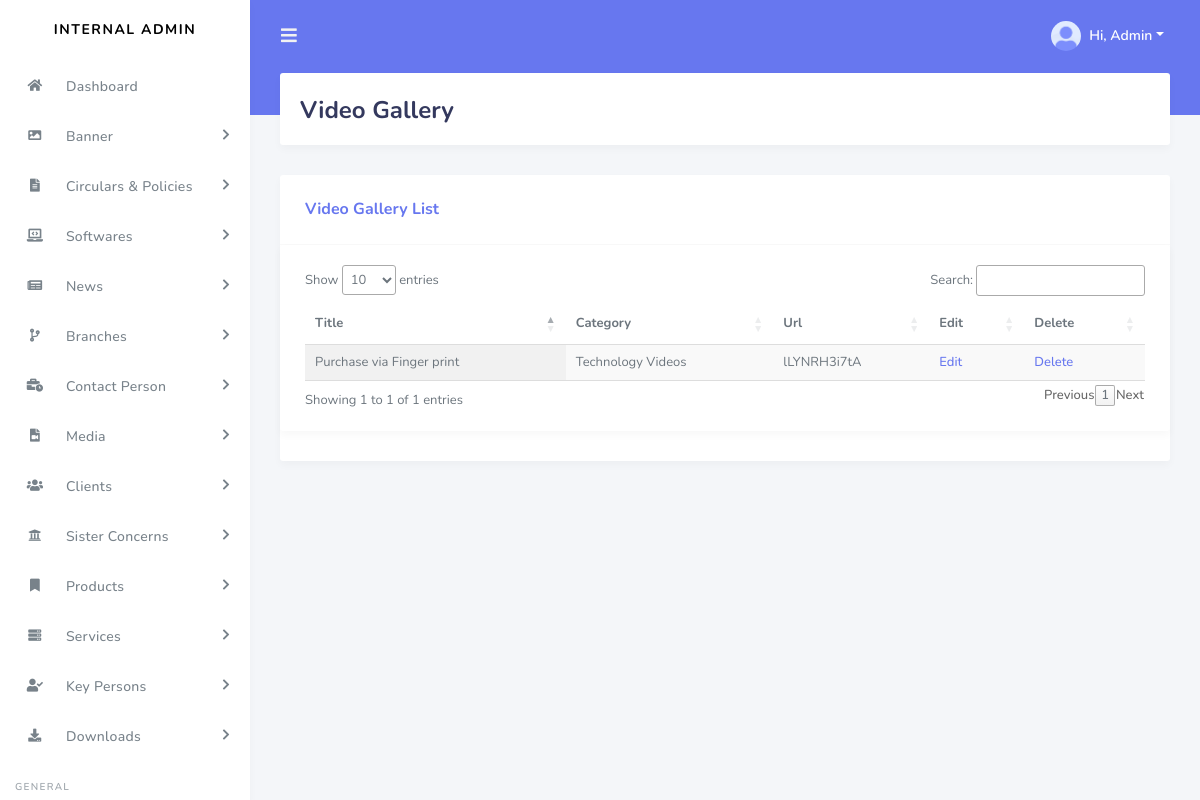
/admin/manage-videogallery.php (signed in), run on the app's committed database.
### tables this page shows
CREATE TABLE IF NOT EXISTS `i_videogallery` (
  `IVideoID` bigint(20) NOT NULL AUTO_INCREMENT,
  `IVCat` bigint(20) NOT NULL,
  `IVTitle` varchar(255) NOT NULL,
  `IVUrl` varchar(255) NOT NULL,
  `IVSortOrder` bigint(20) DEFAULT NULL,
  `Timestamp` timestamp NOT NULL DEFAULT CURRENT_TIMESTAMP,
  PRIMARY KEY (`IVideoID`)
);

CREATE TABLE IF NOT EXISTS `i_category` (
  `ICategoryID` bigint(20) NOT NULL AUTO_INCREMENT,
  `ICName` varchar(255) NOT NULL,
  `ICImage` varchar(255) DEFAULT NULL,
  `ICType` enum('Both','Photo','Video') NOT NULL,
  `ICSortOrder` bigint(20) DEFAULT NULL,
  `Timestamp` timestamp NOT NULL DEFAULT CURRENT_TIMESTAMP,
  PRIMARY KEY (`ICategoryID`)
);

### admin/manage-videogallery.php (the view, shortened to what this page needs)
<?php
require 'db/config.php';
$Query ="SELECT i_videogallery.*, i_category.* FROM i_videogallery INNER JOIN i_category ON i_videogallery.IVCat=i_category.ICategoryID ORDER BY i_videogallery.IVideoID DESC";
$Result = $conn->query($Query);
?>
<!DOCTYPE html>
<html lang="en">
<head>
  <link rel="stylesheet" href="https://stackpath.bootstrapcdn.com/bootstrap/4.3.1/css/bootstrap.min.css">
  <link rel="stylesheet" href="https://use.fontawesome.com/releases/v5.7.2/css/all.css">
  <link rel="stylesheet" href="assets/css/style.css">
  <link rel="stylesheet" href="assets/css/components.css">
<link rel="stylesheet" type="text/css" href="https://cdn.datatables.net/1.10.20/css/jquery.dataTables.min.css"/>
</head>
<body>
<?php include 'partials/sidebar.php'?>
      <div class="main-content">
        <section class="section">
          <div class="section-header">
            <h1>Video Gallery</h1>
          </div>
              <div class="row">
              <div class="col-12">
                <div class="card">
                  <div class="card-header">
                    <h4>Video Gallery List</h4>
                  </div>
    <div class="row">
    <div class="col-12">
    <div class="card">
    <div class="card-body">
    <div class="table-responsive">
    <table id="example" class="display" style="width:100%">
        <thead>
            <tr>
                <th>Title</th>
                <th>Category</th>
                <th>Url</th>
                <th>Edit</th>
                <th>Delete</th>
            </tr>
        </thead>
        <tbody>
           <?php while($Row = $Result->fetch_assoc())
           {
           ?>
            <tr>
                <td><?php echo $Row['IVTitle']; ?></td>
                <td><?php echo $Row['ICName']; ?></td>
                <td><?php echo $Row['IVUrl']; ?></td>
                <td><a href="edit-video.php?v-id=<?php echo $Row['IVideoID']; ?>">Edit</a></td>
                <td><a href="delete-video.php?v-id=<?php echo $Row['IVideoID']; ?>" onclick="return confirm('Are you sure?')">Delete</a></td>
            </tr>
           <?php }; ?>
        </tbody>
    </table>
    </div>
    </div>
    </div>
    </div>
    </div>
    </div>
        </section>
      </div>
</body>
</html>

### data on the page
i_videogallery: IVTitle "Purchase via Finger print", i_category.ICName "Technology Videos", IVUrl "lLYNRH3i7tA"
